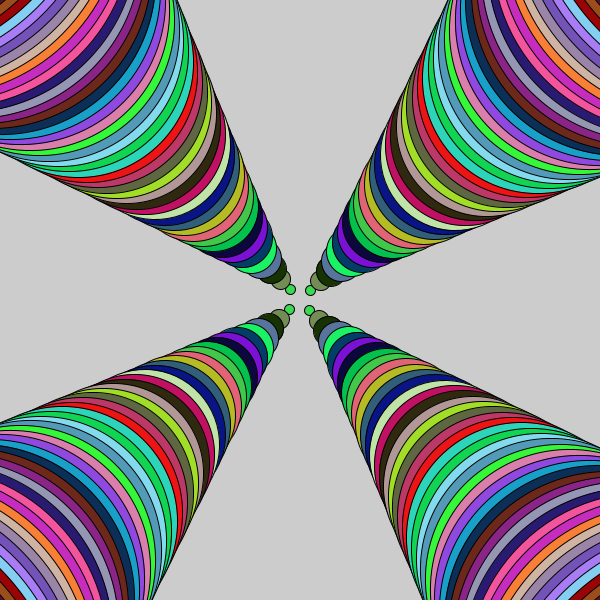
Frame 1 (no input)
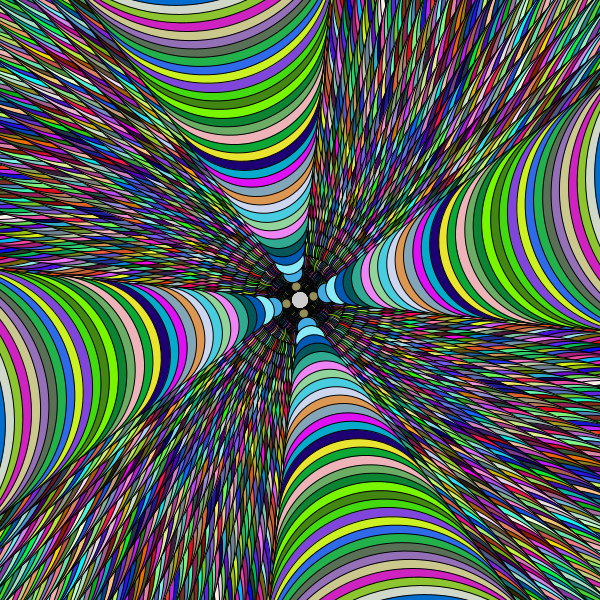
Frame 60 (the mouse pressed at the canvas centre just before this capture)
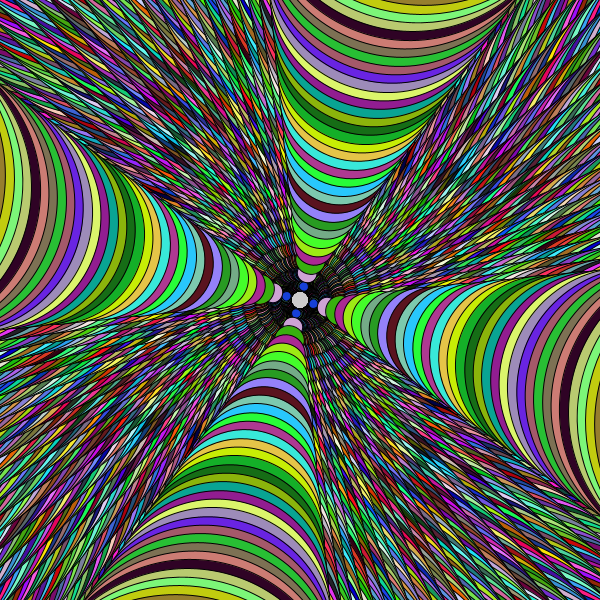
Frame 120 (the mouse held since frame 60 and released just before this capture)

The Processing sketch that drew these frames (run headless with seeded random() and noise(); from frame 60 on, the mouse is pressed at the canvas centre):

// Processing sketch: processing_111342
// ── processing_111342.pde

int xOne, yOne;
int xTwo, yTwo;
int xThree, yThree;
int xFour, yFour;
float deg;


void setup(){
  
  size (600,600);
  
    xOne = -10;
  yOne = -10;
  
  xTwo = -10;
  yTwo = 10;
  
  xThree = 10;
  yThree = -10;
  
  xFour = 10;
  yFour= 10; 

}

void draw(){
  //background(255);
  translate(width/2, height/2);
  
    deg+=2;
  float rad = radians(deg);
  rotate(rad);

  
  for (int i=0; i<500; i++){
    fill(random(255),random(255),random(255));
   
    ellipse(xOne*i,yOne*i,10*i,10*i);
    ellipse(xTwo*i,yTwo*i,10*i,10*i);
    ellipse(xThree*i,yThree*i,10*i,10*i);
    ellipse(xFour*i,yFour*i,10*i,10*i);
  
  }
  
}
